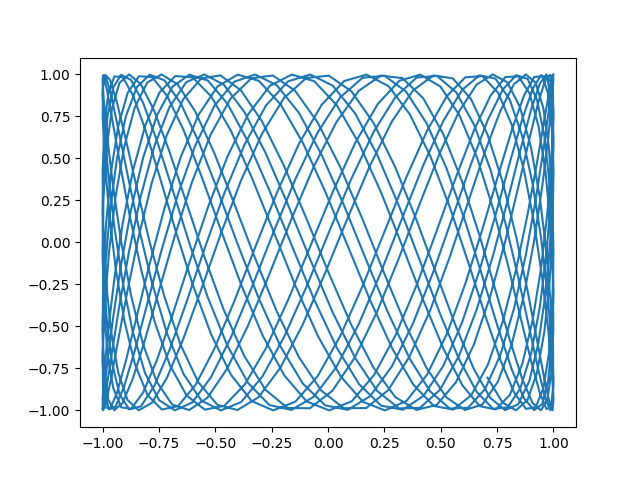

Source code (Python):
from numpy import *
import matplotlib.pyplot as plt

ts = arange(0, 70, 0.1)
xw, yw = 1, 3.29
xs, ys = cos(xw * ts), cos(yw * ts)

plt.figure()
plt.plot(xs, ys)
plt.savefig('output.png')
